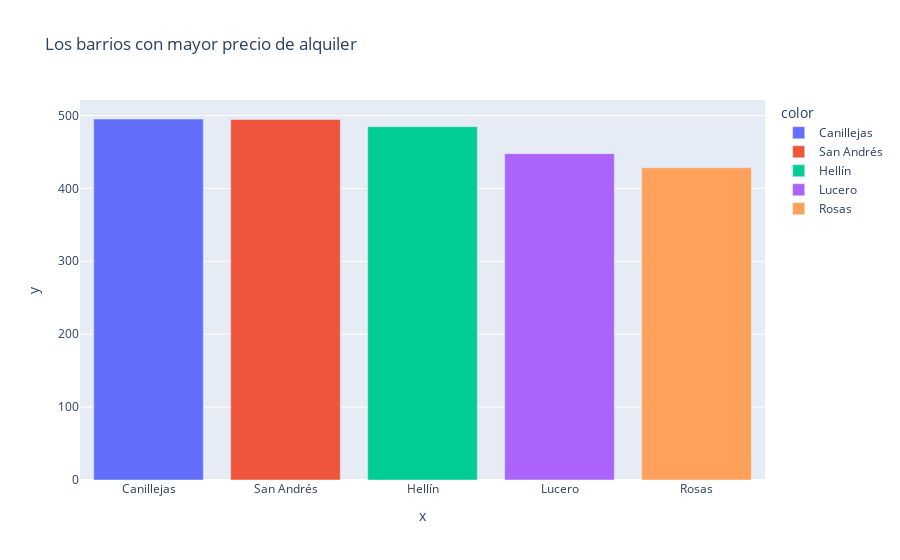

The code cell stored with this chart in its notebook:
### Markdown cell above
Aqui podemos observar algunos outliers en zonas que no son tan céntricas, la explicacion que le podemos dar es que se celebrara algun evento en fechas determinadas.

### Code cell
distrito_barrio= df.groupby(['neighbourhood']).mean()['price'].sort_values(ascending=False)
distrito_barrio=px.bar(x=distrito_barrio.head(5).index, y=distrito_barrio.head(5).values,color=distrito_barrio.head(5).index, title='Los barrios con mayor precio de alquiler')
distrito_barrio.show()

### Figure 1 — Plotly figure (JSON) as saved in the notebook; plotly's stock layout.template omitted (floating-point values rounded to 4 significant figures)
{"data": [{"alignmentgroup": "True", "hovertemplate": "color=Canillejas<br>x=%{x}<br>y=%{y}<extra></extra>", "legendgroup": "Canillejas", "marker": {"color": "#636efa", "pattern": {"shape": ""}}, "name": "Canillejas", "offsetgroup": "Canillejas", "orientation": "v", "showlegend": true, "textposition": "auto", "type": "bar", "x": ["Canillejas"], "xaxis": "x", "y": [495.2], "yaxis": "y"}, {"alignmentgroup": "True", "hovertemplate": "color=San Andrés<br>x=%{x}<br>y=%{y}<extra></extra>", "legendgroup": "San Andrés", "marker": {"color": "#EF553B", "pattern": {"shape": ""}}, "name": "San Andrés", "offsetgroup": "San Andrés", "orientation": "v", "showlegend": true, "textposition": "auto", "type": "bar", "x": ["San Andrés"], "xaxis": "x", "y": [494.4], "yaxis": "y"}, {"alignmentgroup": "True", "hovertemplate": "color=Hellín<br>x=%{x}<br>y=%{y}<extra></extra>", "legendgroup": "Hellín", "marker": {"color": "#00cc96", "pattern": {"shape": ""}}, "name": "Hellín", "offsetgroup": "Hellín", "orientation": "v", "showlegend": true, "textposition": "auto", "type": "bar", "x": ["Hellín"], "xaxis": "x", "y": [484.7], "yaxis": "y"}, {"alignmentgroup": "True", "hovertemplate": "color=Lucero<br>x=%{x}<br>y=%{y}<extra></extra>", "legendgroup": "Lucero", "marker": {"color": "#ab63fa", "pattern": {"shape": ""}}, "name": "Lucero", "offsetgroup": "Lucero", "orientation": "v", "showlegend": true, "textposition": "auto", "type": "bar", "x": ["Lucero"], "xaxis": "x", "y": [447.7], "yaxis": "y"}, {"alignmentgroup": "True", "hovertemplate": "color=Rosas<br>x=%{x}<br>y=%{y}<extra></extra>", "legendgroup": "Rosas", "marker": {"color": "#FFA15A", "pattern": {"shape": ""}}, "name": "Rosas", "offsetgroup": "Rosas", "orientation": "v", "showlegend": true, "textposition": "auto", "type": "bar", "x": ["Rosas"], "xaxis": "x", "y": [428.3], "yaxis": "y"}], "layout": {"autosize": true, "barmode": "relative", "legend": {"title": {"text": "color"}, "tracegroupgap": 0}, "title": {"text": "Los barrios con mayor precio de alquiler"}, "xaxis": {"anchor": "y", "autorange": true, "domain": [0, 1], "range": [-0.5, 4.5], "title": {"text": "x"}, "type": "category"}, "yaxis": {"anchor": "x", "autorange": true, "domain": [0, 1], "range": [0, 521.2], "title": {"text": "y"}, "type": "linear"}}}
